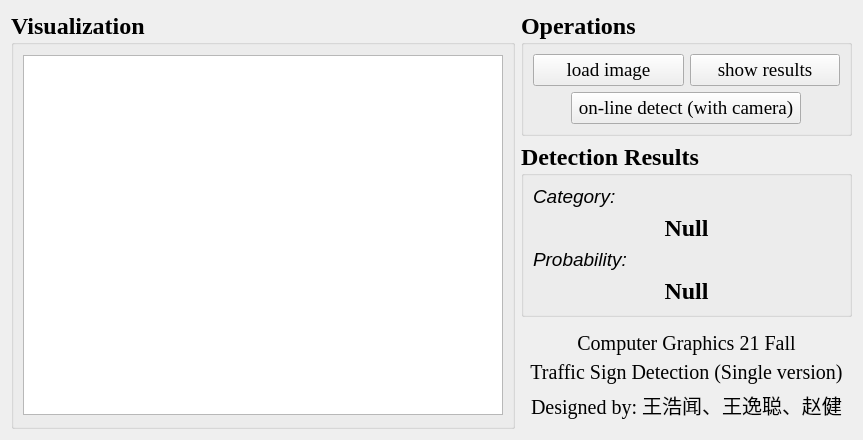
<?xml version="1.0" encoding="UTF-8"?>
<ui version="4.0">
 <class>Form</class>
 <widget class="QWidget" name="Form">
  <property name="geometry">
   <rect>
    <x>0</x>
    <y>0</y>
    <width>851</width>
    <height>427</height>
   </rect>
  </property>
  <property name="windowTitle">
   <string>Single Traffic Sign Detection Program</string>
  </property>
  <property name="windowOpacity">
   <double>1.000000000000000</double>
  </property>
  <layout class="QHBoxLayout" name="horizontalLayout_2">
   <item>
    <widget class="QGroupBox" name="groupBox_graphicsView">
     <property name="font">
      <font>
       <family>Times New Roman</family>
       <pointsize>18</pointsize>
       <weight>75</weight>
       <bold>true</bold>
      </font>
     </property>
     <property name="title">
      <string>Visualization</string>
     </property>
     <layout class="QVBoxLayout" name="verticalLayout_4">
      <item alignment="Qt::AlignHCenter|Qt::AlignVCenter">
       <widget class="QGraphicsView" name="graphicsView">
        <property name="sizePolicy">
         <sizepolicy hsizetype="Fixed" vsizetype="Fixed">
          <horstretch>0</horstretch>
          <verstretch>0</verstretch>
         </sizepolicy>
        </property>
        <property name="minimumSize">
         <size>
          <width>480</width>
          <height>360</height>
         </size>
        </property>
        <property name="maximumSize">
         <size>
          <width>480</width>
          <height>360</height>
         </size>
        </property>
        <property name="lineWidth">
         <number>2</number>
        </property>
       </widget>
      </item>
     </layout>
    </widget>
   </item>
   <item>
    <layout class="QVBoxLayout" name="verticalLayout_5">
     <item>
      <widget class="QGroupBox" name="groupBox_operations">
       <property name="font">
        <font>
         <family>Times New Roman</family>
         <pointsize>18</pointsize>
         <weight>75</weight>
         <bold>true</bold>
        </font>
       </property>
       <property name="title">
        <string>Operations</string>
       </property>
       <layout class="QVBoxLayout" name="verticalLayout_3" stretch="0,0">
        <item>
         <layout class="QHBoxLayout" name="horizontalLayout">
          <item>
           <widget class="QPushButton" name="btn_load">
            <property name="minimumSize">
             <size>
              <width>0</width>
              <height>32</height>
             </size>
            </property>
            <property name="maximumSize">
             <size>
              <width>16777215</width>
              <height>32</height>
             </size>
            </property>
            <property name="font">
             <font>
              <family>Times New Roman</family>
              <pointsize>14</pointsize>
              <weight>50</weight>
              <bold>false</bold>
             </font>
            </property>
            <property name="text">
             <string>load image</string>
            </property>
           </widget>
          </item>
          <item>
           <widget class="QPushButton" name="btn_show">
            <property name="minimumSize">
             <size>
              <width>0</width>
              <height>32</height>
             </size>
            </property>
            <property name="maximumSize">
             <size>
              <width>16777215</width>
              <height>32</height>
             </size>
            </property>
            <property name="font">
             <font>
              <family>Times New Roman</family>
              <pointsize>14</pointsize>
              <weight>50</weight>
              <bold>false</bold>
             </font>
            </property>
            <property name="text">
             <string>show results</string>
            </property>
           </widget>
          </item>
         </layout>
        </item>
        <item alignment="Qt::AlignHCenter">
         <widget class="QPushButton" name="btn_video">
          <property name="enabled">
           <bool>true</bool>
          </property>
          <property name="sizePolicy">
           <sizepolicy hsizetype="Expanding" vsizetype="Expanding">
            <horstretch>0</horstretch>
            <verstretch>0</verstretch>
           </sizepolicy>
          </property>
          <property name="minimumSize">
           <size>
            <width>230</width>
            <height>32</height>
           </size>
          </property>
          <property name="maximumSize">
           <size>
            <width>230</width>
            <height>32</height>
           </size>
          </property>
          <property name="font">
           <font>
            <family>Times New Roman</family>
            <pointsize>14</pointsize>
            <weight>50</weight>
            <bold>false</bold>
           </font>
          </property>
          <property name="layoutDirection">
           <enum>Qt::LeftToRight</enum>
          </property>
          <property name="text">
           <string>on-line detect (with camera)</string>
          </property>
          <property name="checkable">
           <bool>false</bool>
          </property>
         </widget>
        </item>
       </layout>
      </widget>
     </item>
     <item>
      <spacer name="verticalSpacer">
       <property name="orientation">
        <enum>Qt::Vertical</enum>
       </property>
       <property name="sizeHint" stdset="0">
        <size>
         <width>20</width>
         <height>40</height>
        </size>
       </property>
      </spacer>
     </item>
     <item>
      <widget class="QGroupBox" name="groupBox_results">
       <property name="font">
        <font>
         <family>Times New Roman</family>
         <pointsize>18</pointsize>
         <weight>75</weight>
         <bold>true</bold>
        </font>
       </property>
       <property name="title">
        <string>Detection Results</string>
       </property>
       <layout class="QVBoxLayout" name="verticalLayout_2">
        <item>
         <widget class="QLabel" name="label_text_category">
          <property name="font">
           <font>
            <family>Arial</family>
            <pointsize>14</pointsize>
            <weight>50</weight>
            <italic>true</italic>
            <bold>false</bold>
           </font>
          </property>
          <property name="text">
           <string>Category:</string>
          </property>
         </widget>
        </item>
        <item>
         <widget class="QLabel" name="label_category">
          <property name="font">
           <font>
            <family>Times New Roman</family>
            <pointsize>18</pointsize>
            <weight>75</weight>
            <bold>true</bold>
           </font>
          </property>
          <property name="text">
           <string>Null</string>
          </property>
          <property name="alignment">
           <set>Qt::AlignCenter</set>
          </property>
         </widget>
        </item>
        <item>
         <widget class="QLabel" name="label_text_probability">
          <property name="font">
           <font>
            <family>Arial</family>
            <pointsize>14</pointsize>
            <weight>50</weight>
            <italic>true</italic>
            <bold>false</bold>
           </font>
          </property>
          <property name="text">
           <string>Probability:</string>
          </property>
         </widget>
        </item>
        <item>
         <widget class="QLabel" name="label_probability">
          <property name="font">
           <font>
            <family>Times New Roman</family>
            <pointsize>18</pointsize>
            <weight>75</weight>
            <bold>true</bold>
           </font>
          </property>
          <property name="text">
           <string>Null</string>
          </property>
          <property name="alignment">
           <set>Qt::AlignCenter</set>
          </property>
         </widget>
        </item>
       </layout>
      </widget>
     </item>
     <item>
      <widget class="QWidget" name="widget_info" native="true">
       <layout class="QVBoxLayout" name="verticalLayout">
        <item>
         <widget class="QLabel" name="label_course">
          <property name="palette">
           <palette>
            <active>
             <colorrole role="WindowText">
              <brush brushstyle="SolidPattern">
               <color alpha="255">
                <red>0</red>
                <green>0</green>
                <blue>0</blue>
               </color>
              </brush>
             </colorrole>
            </active>
            <inactive>
             <colorrole role="WindowText">
              <brush brushstyle="SolidPattern">
               <color alpha="255">
                <red>0</red>
                <green>0</green>
                <blue>0</blue>
               </color>
              </brush>
             </colorrole>
            </inactive>
            <disabled>
             <colorrole role="WindowText">
              <brush brushstyle="SolidPattern">
               <color alpha="255">
                <red>127</red>
                <green>127</green>
                <blue>127</blue>
               </color>
              </brush>
             </colorrole>
            </disabled>
           </palette>
          </property>
          <property name="font">
           <font>
            <family>Times New Roman</family>
            <pointsize>15</pointsize>
            <weight>50</weight>
            <bold>false</bold>
            <underline>false</underline>
           </font>
          </property>
          <property name="text">
           <string>Computer Graphics 21 Fall</string>
          </property>
          <property name="textFormat">
           <enum>Qt::AutoText</enum>
          </property>
          <property name="scaledContents">
           <bool>false</bool>
          </property>
          <property name="alignment">
           <set>Qt::AlignCenter</set>
          </property>
         </widget>
        </item>
        <item>
         <widget class="QLabel" name="label_project">
          <property name="palette">
           <palette>
            <active>
             <colorrole role="WindowText">
              <brush brushstyle="SolidPattern">
               <color alpha="255">
                <red>0</red>
                <green>0</green>
                <blue>0</blue>
               </color>
              </brush>
             </colorrole>
            </active>
            <inactive>
             <colorrole role="WindowText">
              <brush brushstyle="SolidPattern">
               <color alpha="255">
                <red>0</red>
                <green>0</green>
                <blue>0</blue>
               </color>
              </brush>
             </colorrole>
            </inactive>
            <disabled>
             <colorrole role="WindowText">
              <brush brushstyle="SolidPattern">
               <color alpha="255">
                <red>127</red>
                <green>127</green>
                <blue>127</blue>
               </color>
              </brush>
             </colorrole>
            </disabled>
           </palette>
          </property>
          <property name="font">
           <font>
            <family>Times New Roman</family>
            <pointsize>15</pointsize>
           </font>
          </property>
          <property name="text">
           <string>Traffic Sign Detection (Single version)</string>
          </property>
          <property name="textFormat">
           <enum>Qt::AutoText</enum>
          </property>
          <property name="scaledContents">
           <bool>false</bool>
          </property>
          <property name="alignment">
           <set>Qt::AlignCenter</set>
          </property>
         </widget>
        </item>
        <item>
         <widget class="QLabel" name="label_designer">
          <property name="palette">
           <palette>
            <active>
             <colorrole role="WindowText">
              <brush brushstyle="SolidPattern">
               <color alpha="255">
                <red>0</red>
                <green>0</green>
                <blue>0</blue>
               </color>
              </brush>
             </colorrole>
            </active>
            <inactive>
             <colorrole role="WindowText">
              <brush brushstyle="SolidPattern">
               <color alpha="255">
                <red>0</red>
                <green>0</green>
                <blue>0</blue>
               </color>
              </brush>
             </colorrole>
            </inactive>
            <disabled>
             <colorrole role="WindowText">
              <brush brushstyle="SolidPattern">
               <color alpha="255">
                <red>127</red>
                <green>127</green>
                <blue>127</blue>
               </color>
              </brush>
             </colorrole>
            </disabled>
           </palette>
          </property>
          <property name="font">
           <font>
            <family>Times New Roman</family>
            <pointsize>15</pointsize>
            <weight>50</weight>
            <bold>false</bold>
            <underline>false</underline>
           </font>
          </property>
          <property name="text">
           <string>Designed by: 王浩闻、王逸聪、赵健</string>
          </property>
          <property name="textFormat">
           <enum>Qt::AutoText</enum>
          </property>
          <property name="scaledContents">
           <bool>false</bool>
          </property>
          <property name="alignment">
           <set>Qt::AlignCenter</set>
          </property>
         </widget>
        </item>
       </layout>
      </widget>
     </item>
    </layout>
   </item>
  </layout>
 </widget>
 <resources>
  <include location="../resources.qrc"/>
 </resources>
 <connections/>
</ui>
